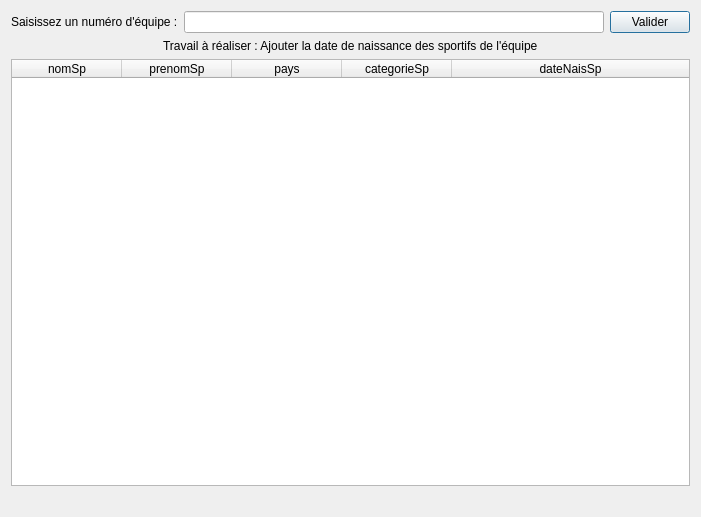
<?xml version="1.0" encoding="UTF-8"?>
<ui version="4.0">
 <class>fct_comp_1</class>
 <widget class="QDialog" name="fct_comp_1">
  <property name="geometry">
   <rect>
    <x>0</x>
    <y>0</y>
    <width>701</width>
    <height>517</height>
   </rect>
  </property>
  <property name="windowTitle">
   <string>Nom, Prénom, pays, catégorie, date de Naissance des sportifs d'une équipe</string>
  </property>
  <layout class="QGridLayout" name="gridLayout">
   <item row="0" column="0">
    <layout class="QHBoxLayout" name="horizontalLayout">
     <property name="sizeConstraint">
      <enum>QLayout::SetDefaultConstraint</enum>
     </property>
     <item>
      <widget class="QLabel" name="label">
       <property name="text">
        <string>Saisissez un numéro d'équipe :</string>
       </property>
      </widget>
     </item>
     <item>
      <widget class="QLineEdit" name="lineEdit"/>
     </item>
     <item>
      <widget class="QPushButton" name="pushButton">
       <property name="text">
        <string>Valider</string>
       </property>
      </widget>
     </item>
    </layout>
   </item>
   <item row="1" column="0">
    <layout class="QHBoxLayout" name="horizontalLayout_2">
     <item alignment="Qt::AlignHCenter">
      <widget class="QLabel" name="label_2">
       <property name="text">
        <string>Travail à réaliser : Ajouter la date de naissance des sportifs de l'équipe</string>
       </property>
       <property name="scaledContents">
        <bool>false</bool>
       </property>
      </widget>
     </item>
    </layout>
   </item>
   <item row="2" column="0">
    <widget class="QTableWidget" name="table_fct_comp_1">
     <attribute name="horizontalHeaderDefaultSectionSize">
      <number>110</number>
     </attribute>
     <attribute name="horizontalHeaderMinimumSectionSize">
      <number>50</number>
     </attribute>
     <attribute name="horizontalHeaderStretchLastSection">
      <bool>true</bool>
     </attribute>
     <attribute name="verticalHeaderVisible">
      <bool>false</bool>
     </attribute>
     <column>
      <property name="text">
       <string>nomSp</string>
      </property>
     </column>
     <column>
      <property name="text">
       <string>prenomSp</string>
      </property>
     </column>
     <column>
      <property name="text">
       <string>pays</string>
      </property>
     </column>
     <column>
      <property name="text">
       <string>categorieSp</string>
      </property>
     </column>
     <column>
      <property name="text">
       <string>dateNaisSp</string>
      </property>
     </column>
    </widget>
   </item>
   <item row="3" column="0">
    <widget class="QLabel" name="label_fct_comp_1">
     <property name="text">
      <string/>
     </property>
     <property name="alignment">
      <set>Qt::AlignCenter</set>
     </property>
    </widget>
   </item>
  </layout>
 </widget>
 <resources/>
 <connections>
  <connection>
   <sender>pushButton</sender>
   <signal>clicked()</signal>
   <receiver>fct_comp_1</receiver>
   <slot>refreshResult()</slot>
   <hints>
    <hint type="sourcelabel">
     <x>437</x>
     <y>21</y>
    </hint>
    <hint type="destinationlabel">
     <x>91</x>
     <y>1</y>
    </hint>
   </hints>
  </connection>
 </connections>
 <slots>
  <slot>refreshResult()</slot>
 </slots>
</ui>
